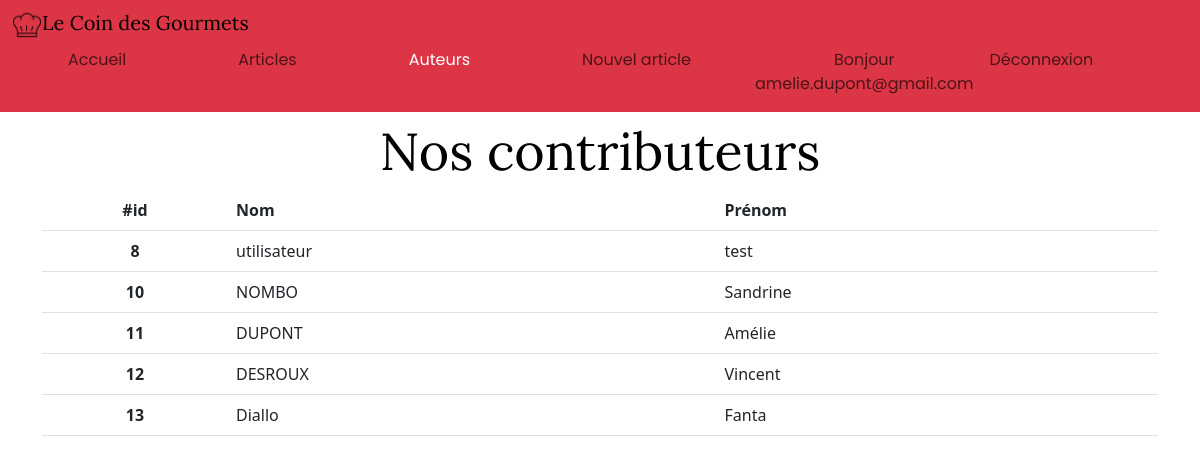
The app's page /auteurs.php (signed in) with its own data.
### tables this page shows
CREATE TABLE `auteur` (
  `id_auteur` int(11) NOT NULL,
  `nom` varchar(50) DEFAULT NULL,
  `prenom` varchar(50) DEFAULT NULL,
  `date_de_naissance` date DEFAULT NULL,
  `email` varchar(255) DEFAULT NULL,
  `mot_de_passe` varchar(255) DEFAULT NULL,
  `valide` tinyint(1) DEFAULT NULL,
  `administrateur` tinyint(1) DEFAULT NULL
);

### auteurs.php (called while the page is built, shortened)
<?php
require_once './model/auteur.php';
$auteur = new Auteur();
$auteurs = $auteur->getAllAuthor();
include './template_view/auteur.phtml';

### model/auteur.php (called while the page is built, shortened)
<?php
class Auteur
{
    public function getAllAuthor(): array
    {
        $conn = connect();
        $query = $conn->prepare("SELECT * FROM auteur");
        $query->execute();
        $result = $query->fetchAll(PDO::FETCH_OBJ);
        return ($result);
    }
}

### template_view/auteur.phtml (the view, shortened to what this page needs)
<!DOCTYPE html>
<html lang="fr">
<head>
  <?php include_once './include/script.php'; ?>
  <link rel="stylesheet" href="../assets/css/style.css">
</head>
<body>
  <main>
    <div class="container">
      <?php include_once './include/menu.php'; ?>
      <br>
      <br>
      <br>
      <h1 class="d-flex justify-content-center align-items-center mb-15 mt-5">Nos contributeurs</h1>
      <table class="table">
        <thead style="background-color: #F7E6A4 ;">
          <tr>
            <th scope="col" class="col-2 text-center">#id</th>
            <th scope="col">Nom</th>
            <th scope="col">Prénom</th>
          </tr>
        </thead>
        <tbody>
          <?php foreach ($auteurs as $row) { ?>
            <tr>
              <th scope="row" class="col-2 text-center"><?= $row->id_auteur; ?></th>
              <td><?= $row->nom; ?></td>
              <td><?= $row->prenom; ?></td>
            </tr>
          <?php } ?>
        </tbody>
      </table>
    </div>
  </main>
</body>
</html>

### assets/css/style.css (style rules this page uses)
:root { --primary : #961C02; --gris1 : #010101; --gris2 : #5C5B5B; --gris3 : #999897; --blanc : #FFFFFF; --background : #F5F5F5; }
h1 { font-family: 'Lora', Georgia, 'Times New Roman', Times, serif; font-weight: 400; font-size: 3.25rem; color: var(--gris1); }

### records on screen
auteur: id_auteur "8", nom "utilisateur", prenom "test"
auteur: id_auteur "10", nom "NOMBO", prenom "Sandrine"
auteur: id_auteur "11", nom "DUPONT", prenom "Amélie"
auteur: id_auteur "12", nom "DESROUX", prenom "Vincent"
auteur: id_auteur "13", nom "Diallo", prenom "Fanta"

### other values on screen
$emailSession "amelie.dupont@gmail.com"
